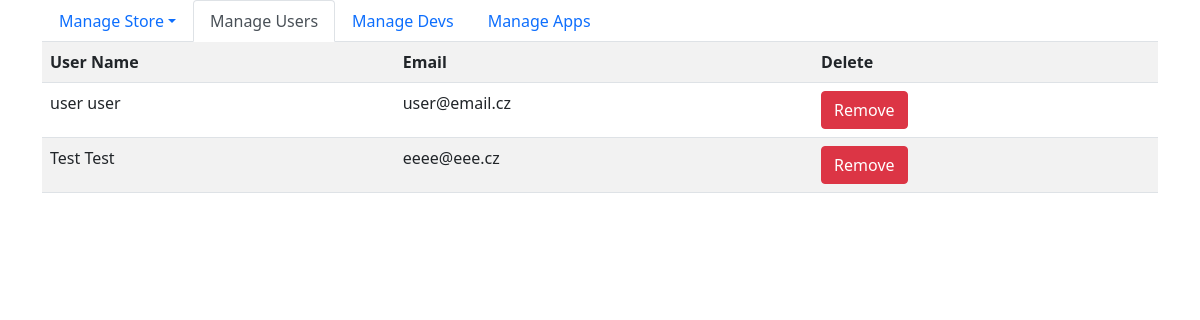
/adminPage/1/, run on an earlier commit of the app's database.
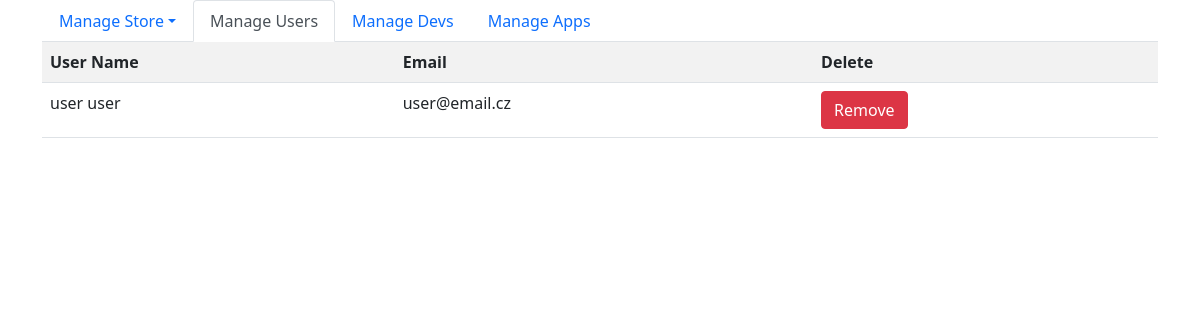
And on a later commit of the database.
### AppStore/models.py (models this page shows, shortened)
class User(models.Model):
    first_name = models.CharField(max_length=20)
    last_name = models.CharField(max_length=20)
    nickname = models.CharField(max_length=20)
    password = models.CharField(max_length=20)
    email = models.EmailField(max_length=20, unique=True)
    phone = models.CharField(max_length=20, unique=True)
    register_date = models.DateTimeField(auto_now_add=True)
    role = models.CharField(max_length=20, default='user')

### AppStore/views.py (the view)
# urls.py: path('adminPage/<int:user_id>/', views.adminPage, name='adminPage'),
def adminPage(request, user_id):
    admin = User.objects.get(id=user_id)
    allDevs = Developer.objects.all()
    allUsers = User.objects.all().filter(role='user')
    allApps = App.objects.all()
    template = loader.get_template('adminPage.html')
    context = {
        'devs': allDevs,
        'apps': allApps,
        'users': allUsers,
        'admin': admin
    }
    return HttpResponse(template.render(context, request))

### AppStore/templates/adminPage.html (shortened to what this page needs)
<!DOCTYPE html>
<html lang="en">
<head>
    <link href="https://cdn.jsdelivr.net/npm/bootstrap@5.1.3/dist/css/bootstrap.min.css" rel="stylesheet"
>
</head>
<body>
    <div class="container">
        <nav>
            <div class="nav nav-tabs" id="nav-tab" role="tablist">
                <li class="nav-item dropdown">
                    <a class="nav-link dropdown-toggle" data-bs-toggle="dropdown" href="#" role="button" aria-expanded="false">Manage Store</a>
                  </li>
                <button class="nav-link active" id="nav-home-tab" data-bs-toggle="tab" data-bs-target="#nav-home" type="button" role="tab" aria-controls="nav-home" aria-selected="true">Manage Users</button>
                <button class="nav-link" id="nav-profile-tab" data-bs-toggle="tab" data-bs-target="#nav-profile" type="button" role="tab" aria-controls="nav-profile" aria-selected="false">Manage Devs</button>
                <button class="nav-link" id="nav-contact-tab" data-bs-toggle="tab" data-bs-target="#nav-contact" type="button" role="tab" aria-controls="nav-contact" aria-selected="false">Manage Apps</button>
            </div>
        </nav>
        <div class="tab-content" id="nav-tabContent">
            <div class="tab-pane fade show active" id="nav-home" role="tabpanel" aria-labelledby="nav-home-tab">
                {% if users %}
                <table class="table table-striped">
                    <tr>
                        <th>User Name</th>
                        <th>Email</th>
                        <th>Delete</th>
                    </tr>
                    {% for user in users %}
                    <tr>
                        <td>{{ user.first_name }} {{ user.last_name }}</td>
                        <td>{{ user.email }}</td>
                        <td><a type="button" class="btn btn-danger" href="/removeUser/{{user.id}}">Remove</a></td>
                    </tr>
                    {% endfor %}
                </table>
                {% else %}
                <p>No existing users</p>
                {% endif %}
            </div>
        </div>
    </div>
</body>
</html>

What changed in the data, as far as the page shows it:
removed User: first_name "Test", last_name "Test", email "eeee@eee.cz"
